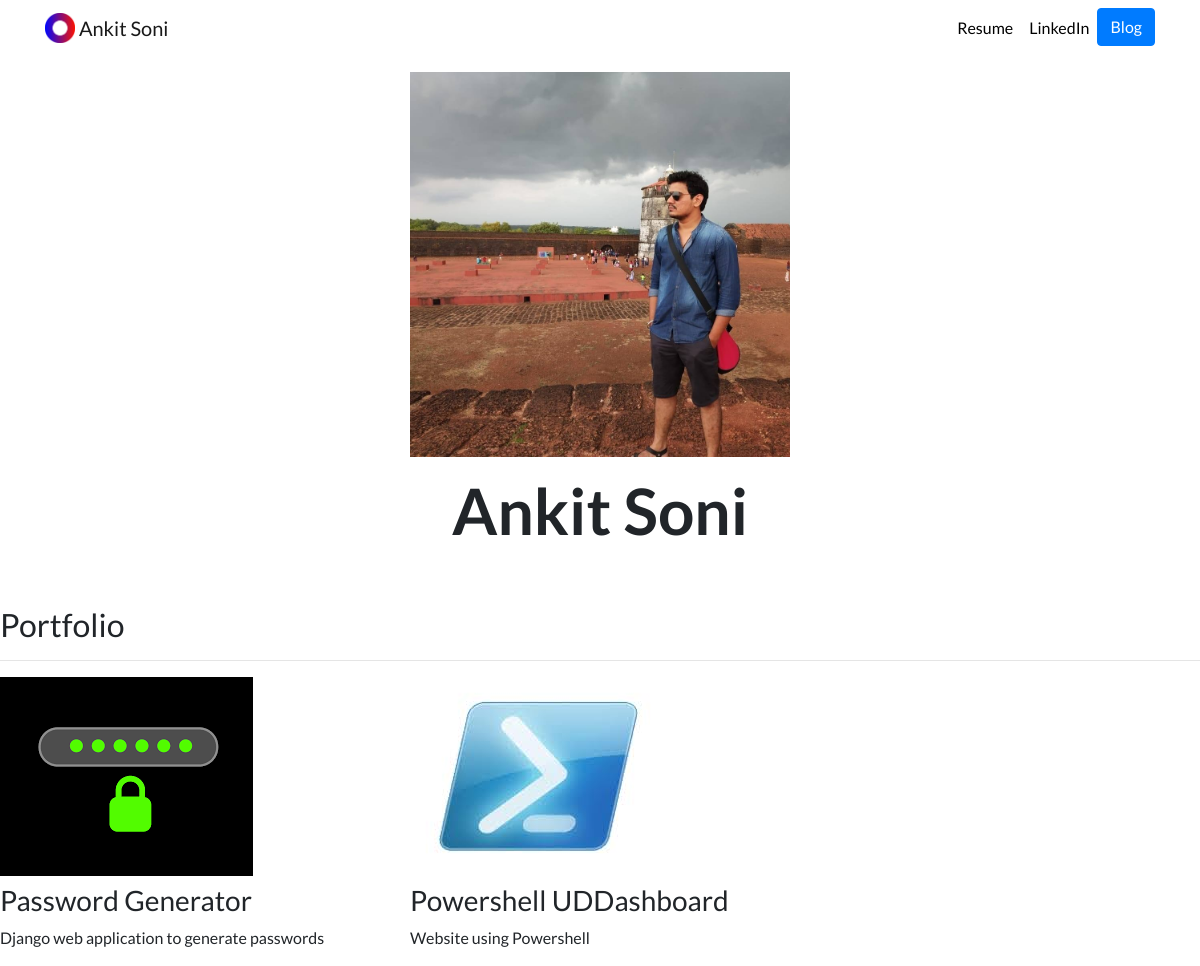
The page / on the database its author committed.
### personal_portfolio/models.py (models this page shows, shortened)
class Project(models.Model):
    title = models.CharField(max_length=100)
    description = models.CharField(max_length=250)
    image = models.ImageField(upload_to='personal_portfolio/images')
    url = models.URLField(blank=True)

### personal_portfolio/views.py (the view)
# urls.py: path('', views.home, name='home'),
def home(request):
    projects = Project.objects.all()
    context = {
        'projects':projects
    }
    return render(request, 'personal_portfolio/home.html', context)

### templates/personal_portfolio/home.html
{% extends 'base.html' %}
{% load static %}
{% block content %}
<div class="row justify-content-center my-3">
  <div class="col-4">
    <img src="{% static 'personal_portfolio/profilepic.jpg' %}" class="img-fluid">
  </div>
</div>
<div class="row justify-content-center mb-3">
  <div class="col-md-9 text-center">
    <h1 id="hometext" class="font-weight-bold">Ankit Soni</h1>
  </div>
</div>
<h2 class="mt-5">Portfolio</h2>
<hr>
<div class="row">
  {% for project in projects %}
  <div class="col-lg-4 col-md-6">
    {% if project.url %}
    <a href="{{ project.url }}">
      <img src="{{ project.image.url }}" class="img-fluid mb-2">
    </a>
    {% else %}
    <img src="{{ project.image.url }}" class="img-fluid mb-2">
    {% endif %}
    <h3>{{ project.title }}</h3>
    <p>{{ project.description }}</p>
  </div>
  {% endfor %}
</div>
{% endblock %}

### templates/base.html (shortened to what this page needs)
{% load static %}
<!doctype html>
<html lang="en">
  <head>
    <link rel="stylesheet" href="https://stackpath.bootstrapcdn.com/bootstrap/4.4.1/css/bootstrap.min.css">
    <link rel="stylesheet" href="{% static "personal_portfolio/custom.css" %}">
  </head>
  <body>
    <nav id="topNav" class="navbar navbar-expand-md navbar-light">
    <div class="container">
      <a class="navbar-brand" href="{% url 'home' %}">
        <img src="{% static "personal_portfolio/Logo.png" %}" width="30" height="30" class="d-inline-block align-top" alt="Nick's Logo">
        <span>Ankit Soni</span>
      </a>
      <div class="collapse navbar-collapse text-center" id="navbarNav">
        <ul class="navbar-nav ml-auto">
          <li class="nav-item">
            <a class="nav-link" href="{% static "personal_portfolio/Resume_AnkitSoni.pdf" %}">Resume</a>
          </li>
          <li class="nav-item">
            <a class="nav-link" href="https://www.linkedin.com/in/ankit-soni-1626a378/" target="_blank">LinkedIn</a>
          </li>
          <li>
            <a role="button" href="{% url 'blog:blog' %}" class="btn btn-primary">Blog</a>
          </li>
        </ul>
      </div>
    </div>
  </nav>
    {% block content %}{% endblock %}
  </body>
</html>

### personal_portfolio/static/personal_portfolio/custom.css (style rules this page uses)
.navbar-nav .nav-link { color: rgba(0,0,0,1) !important; }
body { font-family: 'Lato', sans-serif; }
@media (min-width: 992px) { #hometext { font-size: 4rem; } }

### rows shown on the page
Project: image (picture), title "Password Generator", description "Django web application to generate passwords"
Project: image (picture), title "Powershell UDDashboard", description "Website using Powershell"
